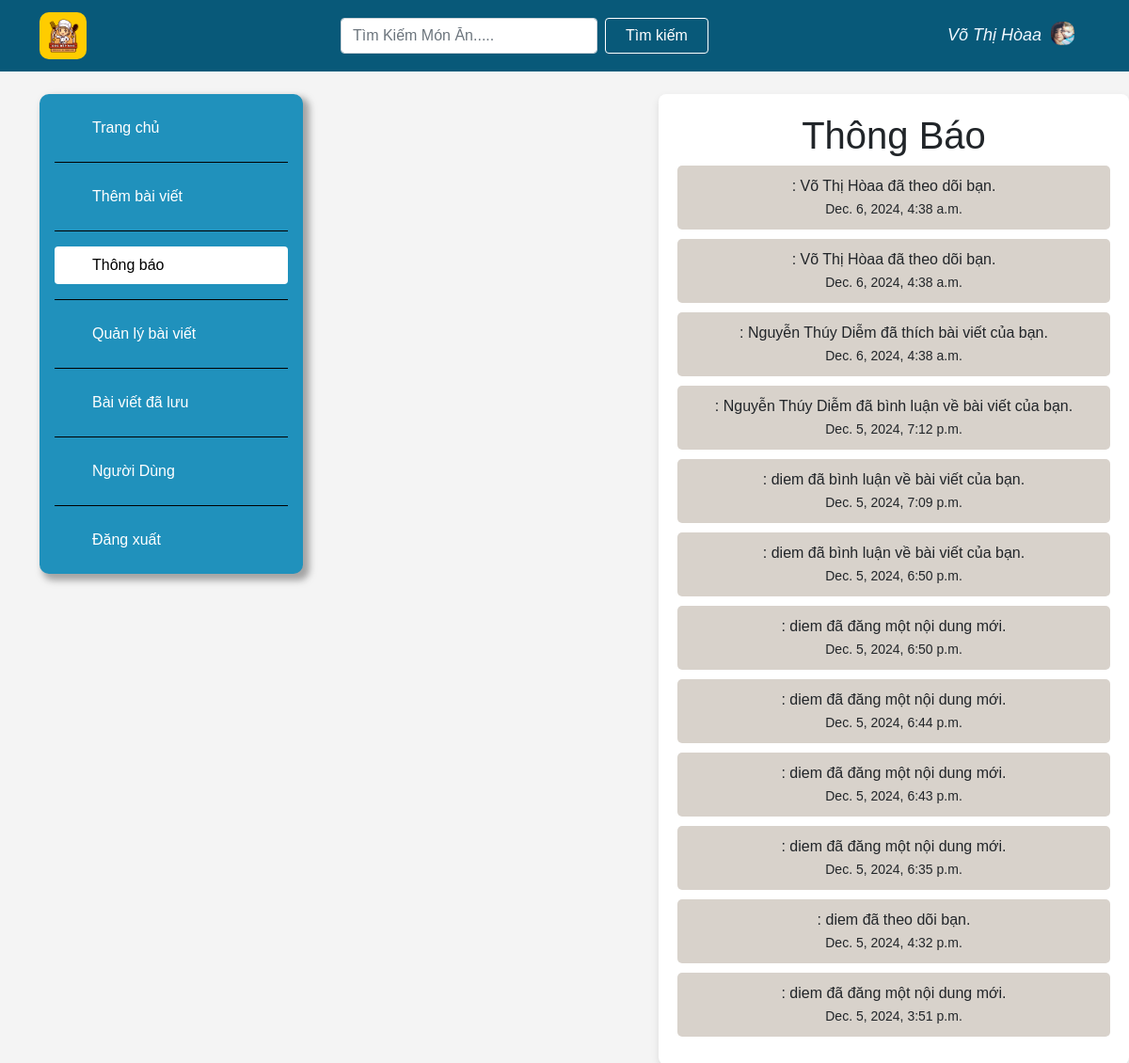
The page /notifications/ (signed in) on the database its author committed.
### appfood/models.py (models this page shows, shortened)
class UserProfile(models.Model):
    GENDER_CHOICES = [
        ('T', 'Trai'),
        ('G', 'Gái'),
        ('B', 'Chưa Xác Định'),
    ]
    user = models.OneToOneField(User, on_delete=models.CASCADE)
    birth_date = models.DateField(null=True, blank=True)
    gender = models.CharField(max_length=1, choices=GENDER_CHOICES, null=True, blank=True)
    profile_image = models.ImageField(upload_to='images/', null=True, blank=True)

class Notification(models.Model):
    recipient = models.ForeignKey(User, on_delete=models.CASCADE, related_name='notifications')
    sender = models.ForeignKey(User, on_delete=models.CASCADE)
    recipess = models.ForeignKey(Recipe, on_delete=models.CASCADE, null=True, blank=True)
    message = models.CharField(max_length=255)
    read = models.BooleanField(default=False)
    timestamp = models.DateTimeField(auto_now_add=True)

### appfood/views.py (the view)
# urls.py: path('notifications/', views.notifications, name='notifications'), # Thông Báo
@login_required
def notifications(request):
    user_profile, created = UserProfile.objects.get_or_create(user=request.user)
    notifications = request.user.notifications.all().order_by('-timestamp').select_related('sender__userprofile')
    notifications.update(read=True)
    return render(request, 'appfood/notifications.html', {'notifications': notifications, 'user_profile':user_profile})

### appfood/templates/appfood/notifications.html (shortened to what this page needs)
{% extends "appfood/base.html" %}
{% load static %}
{% block notifications %}
<main>
    <div class="container">
        <div class="row">
            <div class="col-3">
                <div class="side-bar d-flex flex-column flex-shrink-0 p-3" style="width: 280px;">
                    <ul class="nav nav-pills flex-column mb-auto">
                        <li class="nav-item">
                            <a href="{% url 'home' %}" class="nav-link text-white">
                                <svg class="bi me-2" width="16" height="16"><use xlink:href="#speedometer2"></use></svg>Trang chủ
                            </a>
                        </li>
                        <li>
                            <a href="{% url 'postfood' %}" class="nav-link text-white">
                                <svg class="bi me-2" width="16" height="16"><use xlink:href="#speedometer2"></use></svg>Thêm bài viết
                            </a>
                        </li>
                        <li>
                            <a href="{% url 'notifications' %}" class="nav-link active" aria-current="page">
                                <svg class="bi me-2" width="16" height="16"><use xlink:href="#speedometer2"></use></svg>Thông báo
                            </a>
                        </li>
                        <li>
                            <a href="{% url 'myfood' %}" class="nav-link text-white">
                                <svg class="bi me-2" width="16" height="16"><use xlink:href="#speedometer2"></use></svg>Quản lý bài viết
                            </a>
                        </li>
                        <li>
                            <a href="{% url 'savefood' %}" class="nav-link text-white">
                                <svg class="bi me-2" width="16" height="16"><use xlink:href="#speedometer2"></use></svg>Bài viết đã lưu
                            </a>
                        </li>
                        <li>
                            <a href="{% url 'list_user' %}" class="nav-link text-white">
                                <svg class="bi me-2" width="16" height="16"><use xlink:href="#speedometer2"></use></svg>Người Dùng
                            </a>
                        </li>
                        <li>
                            <a href="{% url 'logout' %}" class="nav-link text-white">
                                <svg class="bi me-2" width="16" height="16"><use xlink:href="#speedometer2"></use></svg>Đăng xuất
                            </a>
                        </li>
                    </ul>
                </div>
            </div>
        </div>
    </div>
</main>
<div class="containerr" style="float:right">
    <h1>Thông Báo</h1>
    <ul class="notification-list">
        {% for notification in notifications %}
        <li class="notification-item {% if not notification.read %}unread{% endif %}">
            <a href="{% if notification.recipess %}{% url 'detail' notification.recipess.id %}{% else %}#{% endif %}">
                {{ notification.sender.userprofile.last_name }} {{ notification.sender.userprofile.first_name }}: {{ notification.message }}<br>
                <small>{{ notification.timestamp }}</small>
            </a>
        </li>
        {% endfor %}
    </ul>
</div>
{% endblock notifications %}

### appfood/templates/appfood/base.html (shortened to what this page needs)
{% load static %}
<!DOCTYPE html>
<html lang="en">
<head>
    <link href="https://cdn.jsdelivr.net/npm/bootstrap@5.0.2/dist/css/bootstrap.min.css" rel="stylesheet">
    <link rel="stylesheet" href="{%static "css/style.css"%}">
    <link rel="stylesheet" href="{%static "css/fixhome.css"%}">
</head>
<body>
    <header class="header">
        <nav class="navbar navbar-light">
            <div class="container">
                <a class="navbar-brand" href="{% url 'home' %}"><img src="{% static "img/logo.png" %}" alt=""></a>
                <form class="d-flex"  method=POST action="{% url 'search_title' %}">
                    <input class="form-control me-2" type="search" placeholder="Tìm Kiếm Món Ăn....." name='searched' aria-label="Search">
                    <button class="btn btn-outline-success" type="submit">Tìm kiếm</button>
                </form>
                <a class="navbar-brand user_name" href="{%url 'page_user'%}"> {{user.last_name}} {{user.first_name}}
                {% if user_profile.profile_image %}
                    <img src="{{ user_profile.profile_image.url }}" alt="Profile Image">
                {% else %}
                    <img src="{% static 'img/user.png' %}" alt="Default Profile Image">
                {% endif %}</a>
            </div>
        </nav>
    </header>
    {% block notifications%}{% endblock notifications%}
</body>
</html>

### appfood/static/css/style.css (style rules this page uses)
:root { --main: #085979; --yellow:#ffcc00; --blue:#2091bc; --white:#ECEBEA; --red:#D4343F; }
* { margin: 0; padding: 0; box-sizing: border-box; font-family: Arial; font-weight: 400; color: var(--body); }
header { margin-bottom: 10px; position: fixed; top:0; width: 100%; z-index: 100; }
.side-bar ul li:not(:last-of-type) { padding-bottom: 1rem; margin-bottom: 1rem; border-bottom: 1px solid #000; }
header .navbar { background-color:var(--main) !important; }
header .navbar .navbar-brand img { width: 50px; height: 50px; border-radius: 10px; }
header .navbar .user_name { color: aliceblue; font-style: italic; font-size: 18px; }
header .navbar .user_name img { width: 25px; height: 25px; margin-left: 5px; margin-bottom: 5px; }
header .btn { border-color: white; color:white; width: 150px; }
main { margin-top: 100px; }
main .side-bar { background-color: var(--blue); border-radius: 10px; box-shadow: 5px 5px 7px 2px rgba(128, 128, 128, 0.69); position: fixed; }
main .nav-pills .nav-link.active { background: white; color: black; }

### appfood/static/css/fixhome.css (style rules this page uses)
body { margin-top:20px; background:#eee; }

### appfood/templates/appfood/notifications.html (style rules this page uses)
body { margin: 0; padding: 0; font-family: Arial, sans-serif; background-color: #f4f4f4; }
.containerr { width: 100%; max-width: 500px; background-color: #fff; padding: 20px; border-radius: 8px; box-shadow: 0 4px 8px rgba(0, 0, 0, 0.1); text-align: center; }
.notification-list { list-style-type: none; padding: 0; margin: 0; }
.notification-item { background-color: rgb(216, 210, 203); padding: 10px; margin-bottom: 10px; border-radius: 5px; }
.notification-item a { text-decoration: none; color: inherit; }

### rows shown on the page
UserProfile: profile_image (picture)
Notification: message "Võ Thị Hòaa đã theo dõi bạn.", timestamp "Dec. 6, 2024, 4:38 a.m."
Notification: message "Võ Thị Hòaa đã theo dõi bạn.", timestamp "Dec. 6, 2024, 4:38 a.m."
Notification: message "Nguyễn Thúy Diễm đã thích bài viết của bạn.", timestamp "Dec. 6, 2024, 4:38 a.m."
Notification: message "Nguyễn Thúy Diễm đã bình luận về bài viết của bạn.", timestamp "Dec. 5, 2024, 7:12 p.m."
Notification: message "diem đã bình luận về bài viết của bạn.", timestamp "Dec. 5, 2024, 7:09 p.m."
Notification: message "diem đã bình luận về bài viết của bạn.", timestamp "Dec. 5, 2024, 6:50 p.m."
Notification: message "diem đã đăng một nội dung mới.", timestamp "Dec. 5, 2024, 6:50 p.m."
Notification: message "diem đã đăng một nội dung mới.", timestamp "Dec. 5, 2024, 6:44 p.m."
Notification: message "diem đã đăng một nội dung mới.", timestamp "Dec. 5, 2024, 6:43 p.m."
Notification: message "diem đã đăng một nội dung mới.", timestamp "Dec. 5, 2024, 6:35 p.m."
Notification: message "diem đã theo dõi bạn.", timestamp "Dec. 5, 2024, 4:32 p.m."
Notification: message "diem đã đăng một nội dung mới.", timestamp "Dec. 5, 2024, 3:51 p.m."

### other values the page prints
{{ user.last_name }} "Võ Thị"
{{ user.first_name }} "Hòaa"
